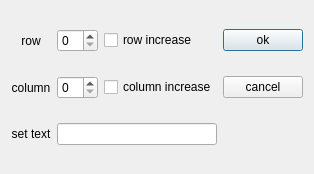
<?xml version="1.0" encoding="UTF-8"?>
<ui version="4.0">
 <class>Locate</class>
 <widget class="QDialog" name="Locate">
  <property name="geometry">
   <rect>
    <x>0</x>
    <y>0</y>
    <width>303</width>
    <height>174</height>
   </rect>
  </property>
  <property name="windowTitle">
   <string>Locate</string>
  </property>
  <layout class="QGridLayout" name="gridLayout">
   <item row="0" column="0">
    <widget class="QLabel" name="label">
     <property name="text">
      <string>row</string>
     </property>
     <property name="alignment">
      <set>Qt::AlignCenter</set>
     </property>
    </widget>
   </item>
   <item row="0" column="1">
    <widget class="QSpinBox" name="spinBoxRow"/>
   </item>
   <item row="0" column="2">
    <widget class="QCheckBox" name="checkBoxRow">
     <property name="text">
      <string>row increase</string>
     </property>
    </widget>
   </item>
   <item row="0" column="3">
    <widget class="QPushButton" name="btnOk">
     <property name="text">
      <string>ok</string>
     </property>
    </widget>
   </item>
   <item row="1" column="0">
    <widget class="QLabel" name="label_2">
     <property name="text">
      <string>column</string>
     </property>
     <property name="alignment">
      <set>Qt::AlignCenter</set>
     </property>
    </widget>
   </item>
   <item row="1" column="1">
    <widget class="QSpinBox" name="spinBoxColumn"/>
   </item>
   <item row="1" column="2">
    <widget class="QCheckBox" name="checkBoxColumn">
     <property name="text">
      <string>column increase</string>
     </property>
    </widget>
   </item>
   <item row="1" column="3">
    <widget class="QPushButton" name="btnCancel">
     <property name="text">
      <string>cancel</string>
     </property>
    </widget>
   </item>
   <item row="2" column="0">
    <widget class="QLabel" name="label_3">
     <property name="text">
      <string>set text</string>
     </property>
     <property name="alignment">
      <set>Qt::AlignCenter</set>
     </property>
    </widget>
   </item>
   <item row="2" column="1" colspan="2">
    <widget class="QLineEdit" name="lineEdit"/>
   </item>
  </layout>
 </widget>
 <layoutdefault spacing="6" margin="11"/>
 <resources/>
 <connections>
  <connection>
   <sender>btnOk</sender>
   <signal>clicked()</signal>
   <receiver>Locate</receiver>
   <slot>accept()</slot>
   <hints>
    <hint type="sourcelabel">
     <x>384</x>
     <y>50</y>
    </hint>
    <hint type="destinationlabel">
     <x>236</x>
     <y>149</y>
    </hint>
   </hints>
  </connection>
  <connection>
   <sender>btnCancel</sender>
   <signal>clicked()</signal>
   <receiver>Locate</receiver>
   <slot>reject()</slot>
   <hints>
    <hint type="sourcelabel">
     <x>384</x>
     <y>99</y>
    </hint>
    <hint type="destinationlabel">
     <x>236</x>
     <y>149</y>
    </hint>
   </hints>
  </connection>
 </connections>
</ui>
